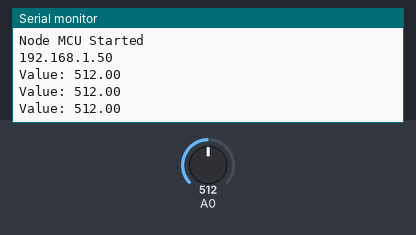
Simulated run of this sketch. Board: ESP8266 (NodeMCU). Shown: the last lines printed to the serial monitor. Inputs (shaded band) come from the test bench; at power-on: A0 = 512. WiFi joins after 1.5 s; servers stay silent unless stated.

Above: at 2.8 s.
2.9 s: A0 set to 716
At 3.46 s:
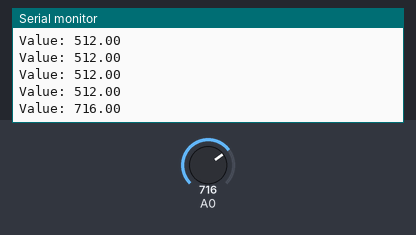
4.4 s: A0 set to 900
At 4.66 s:
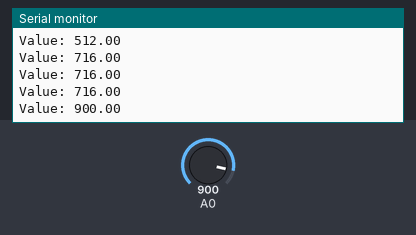
Timing chart, 0 to 7.4 s (numbered marks = the images above; inputs shaded):
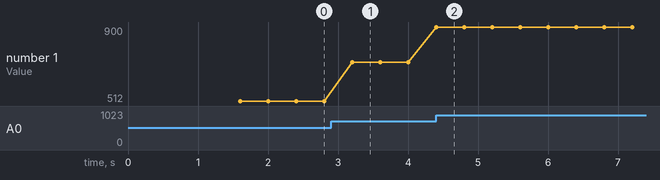

The sketch:

Node_ThingSpeak.ino
```cpp
#include <ESP8266WiFi.h>
#include <ThingSpeak.h>

WiFiClient client;

#define mic D5

long chan = 1453408;
const char WAPI[]="apikey";

void setup() {
  // put your setup code here, to run once:
  Serial.begin(9600);
  WiFi.begin("WIFINAME","WIFIPASS");
  while(WiFi.status()!=WL_CONNECTED)
  {
    Serial.print("..");
    delay(200);
  }
  Serial.println();
  Serial.println("Node MCU Started");
  Serial.println(WiFi.localIP());
  ThingSpeak.begin(client);
  pinMode(mic, INPUT);
}

void loop()
{
  float m = analogRead(mic);
  Serial.println("Value: " + (String) m);
  ThingSpeak.writeField(chan,1,m,WAPI);
  delay(100);
}
```

Measured:
- after the input at 2.9 s, the serial monitor: prints a new line after 0.30 s (image 1)
- after the input at 4.4 s, the serial monitor: prints a new line at once (image 2)
- plotted number 1: 512 → 716 after the input at 2.9 s, 716 → 900 after the input at 4.4 s
